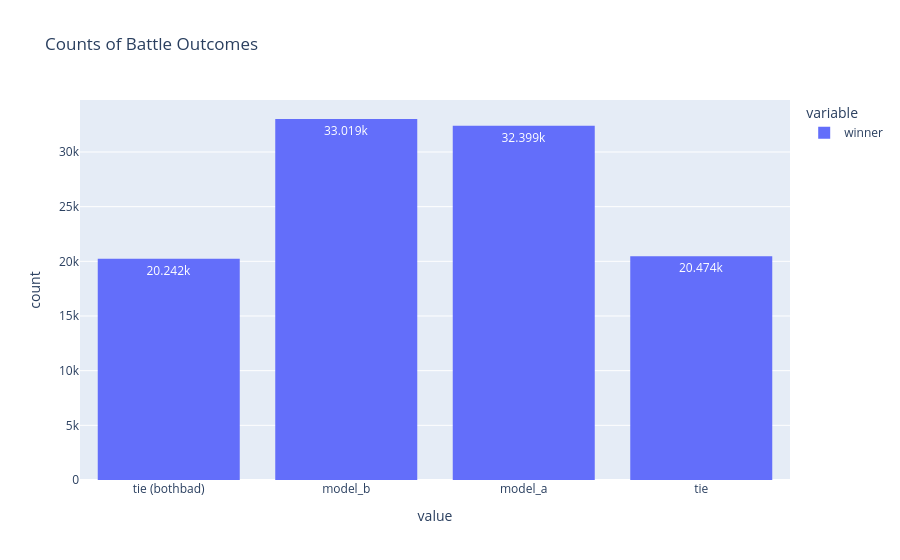

The cell this chart's notebook holds for it:
### Markdown cell above
### Exploratory Analysis

Before we get into leaderboard calculation, let's first conduct some basic exploratory analysis to highlight a few key properties and caveates with this data.

### Code cell
battles.winner.hist(title="Counts of Battle Outcomes", text_auto=True)

### Figure 1 — Plotly figure (JSON) as saved in the notebook; plotly's stock layout.template omitted (floating-point values rounded to 4 significant figures; data arrays with more than 128 entries replaced by an {"elided": "..."} marker saying what was removed)
{"data": [{"bingroup": "x", "hovertemplate": "variable=winner<br>value=%{x}<br>count=%{y}<extra></extra>", "legendgroup": "winner", "marker": {"color": "#636efa", "pattern": {"shape": ""}}, "name": "winner", "orientation": "v", "showlegend": true, "texttemplate": "%{value}", "type": "histogram", "x": {"elided": "106134 str values"}, "xaxis": "x", "yaxis": "y"}], "layout": {"barmode": "relative", "legend": {"title": {"text": "variable"}, "tracegroupgap": 0}, "title": {"text": "Counts of Battle Outcomes"}, "xaxis": {"anchor": "y", "domain": [0, 1], "title": {"text": "value"}}, "yaxis": {"anchor": "x", "domain": [0, 1], "title": {"text": "count"}}}}
